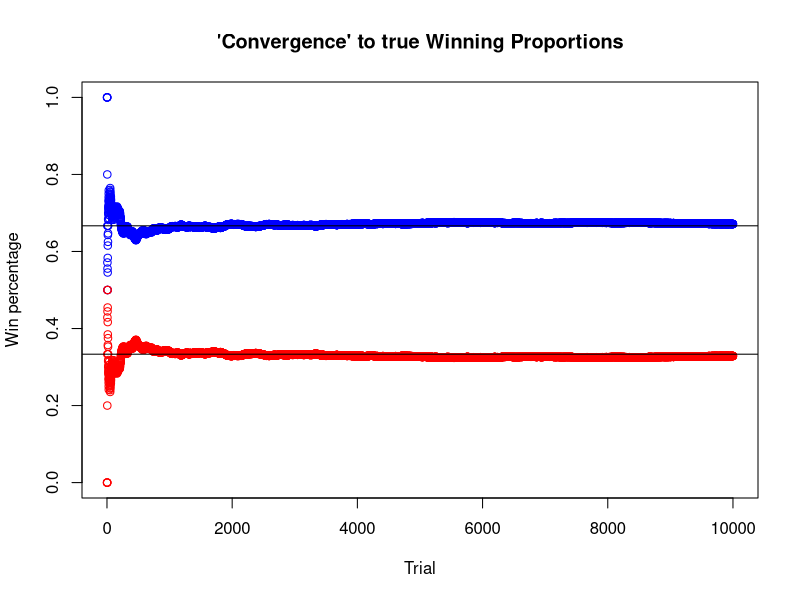

Source code (R):
# number of simulations
N <- 10000

# randomly select the doors with a car
prize <- sample(1:3,N,replace=TRUE)

# randomly select a player's choice
stay <- sample(1:3,N,replace=TRUE)

#init
reveal <- rep(0, N)
change <- rep(0, N)

for (i in 1:N) {
  x <- c(1:3)[-c(prize[i],stay[i])]
  # if wrong door is chosen by the contensant then the only choice to reveal is another door with a goat
  # if consenant chose the right door then randomly select one of two doors with the goats
  reveal[i] <- x[sample.int(length(x), size=1)]
  
  change[i] <- c(1:3)[-c(reveal[i],stay[i])]
}

win_stay <- ifelse(stay==prize,1,0)
win_change <- ifelse(change==prize,1,0)

change_perc <- mean(win_change)
stay_perc <- mean(win_stay)

d1 <- "\n Monty Hall Problem Simulation\n\n\"Don't Switch\"\n"
d2 <- "\n                           Wins = "
d3 <- "\n               Number of trials = "
d4 <- "\n    Observed winning proportion = "
d5 <- "\n Theoretical Winning Proportion = "
d6 <- "\n\n\"Switch to Other Door\"\n"

cat(d1,d2, sum(win_stay),d3,N,d4,stay_perc, d5, 1/3,
    d6,d2, sum(win_change), d3, N, d4, change_perc, d5, 2/3)
    
plot.new()
plot(cumsum(win_change)/c(1:N), main ="'Convergence' to true Winning Proportions",
     xlab = "Trial", ylab = "Win percentage", ylim = c(0,1), col ="blue")
abline(h=2/3)
points(cumsum(win_stay)/c(1:N), type="p", col="red")
abline(h=1/3)